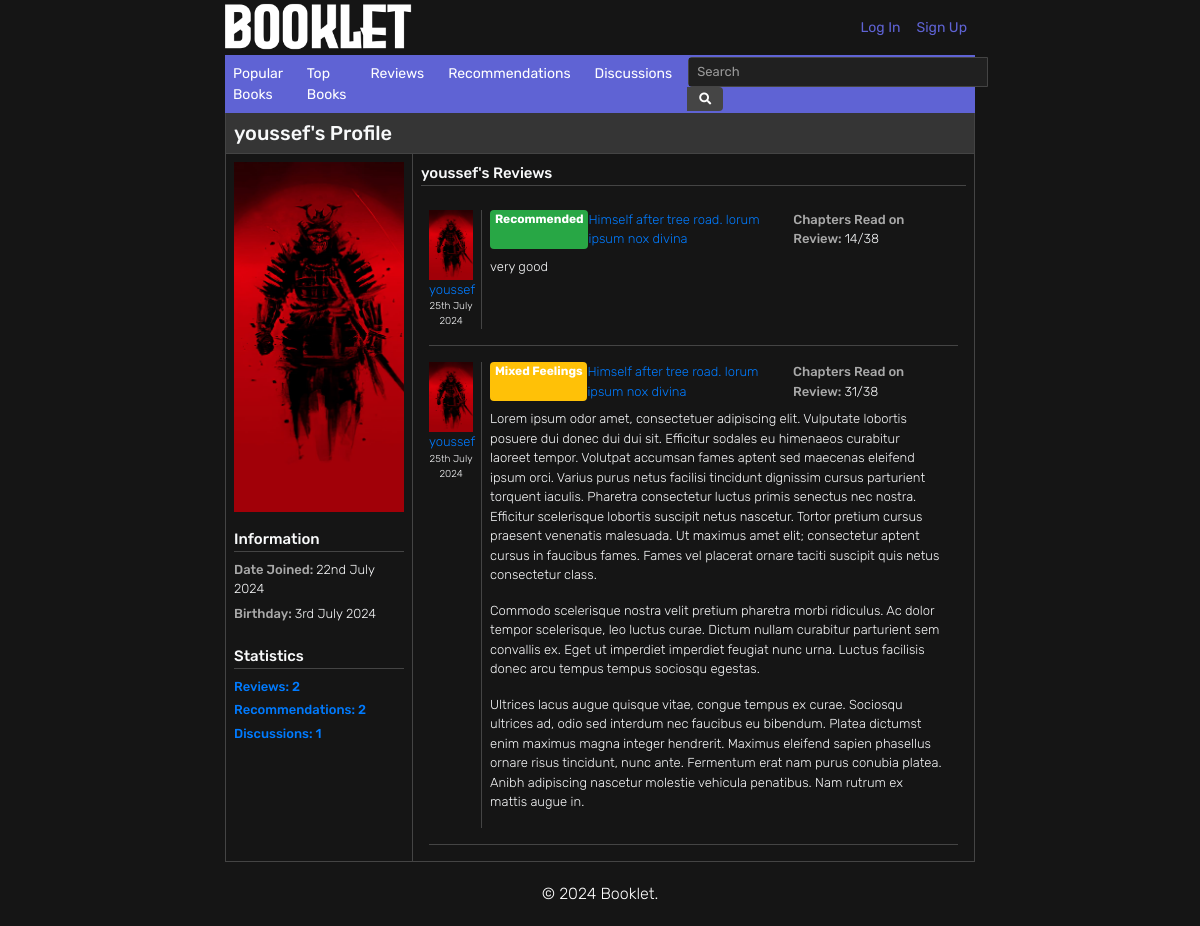
/profile/1/reviews/, run on the app's committed database.
### users/models.py (models this page shows)
class User(AbstractUser):
    pass
    username = models.CharField(max_length=300, unique=True)
    email = models.EmailField(max_length=300, unique=True)
    first_name = models.CharField(max_length=300, blank=True)
    last_name = models.CharField(max_length=300, blank=True)
    birthday = models.DateField(blank=True,null=True)
    image = models.ImageField(upload_to='users/',default='default.jpg')
    about = models.TextField(blank=True)
    created_date = models.DateTimeField(auto_now_add=True)
    modified_date = models.DateTimeField(auto_now=True)
    discussions = models.ManyToManyField(Book, through='Discussion', related_name='discussion')
    replies = models.ManyToManyField('Discussion', through='Reply', related_name='reply')
    reviews = models.ManyToManyField(Book, through='Review', related_name='review')
    recommendations = models.ManyToManyField(Book, through='Recommendation',through_fields=('user', 'book_original'), related_name='recommendation')
    ratings = models.ManyToManyField(Book, through='Rating', related_name='rating')

class Review(models.Model):
    book = models.ForeignKey(Book,on_delete=models.CASCADE,related_name='book_review')
    user = models.ForeignKey(User,on_delete=models.CASCADE,related_name='user_review')
    verdict = models.IntegerField(choices=VERDICTS)
    review = models.TextField()
    chapters_read_on_review = models.IntegerField()
    created_date = models.DateTimeField(auto_now_add=True)
    modified_date = models.DateTimeField(auto_now=True)

### books/models.py (models this page shows, shortened)
class Book(models.Model):
    title = models.CharField(max_length=300)
    alternative_titles = models.TextField(blank=True)
    volumes = models.IntegerField(blank=True)
    chapters = models.IntegerField(blank=True)
    status = models.IntegerField(choices=BOOK_STATUS,default=1)
    synopsis = models.TextField(blank=True)
    background = models.TextField(blank=True)
    cover = models.ImageField(upload_to='books/covers/',default='default_book.jpg')
    publishing_start_date = models.DateField(blank=True,null=True)
    publishing_end_date = models.DateField(blank=True,null=True)
    created_date = models.DateTimeField(auto_now_add=True)
    modified_date = models.DateTimeField(auto_now=True)
    relationships = models.ManyToManyField('self', through='Relationship', symmetrical=False)
    genres = models.ManyToManyField('Genre')

### users/views.py (the view)
# urls.py: path('profile/<int:user_id>/reviews/', user_reviews, name='user-reviews'),
def user_reviews(request, user_id):
    user = get_object_or_404(User, id=user_id)
    reviews_list = Review.objects.filter(user=user).order_by('-created_date')
    paginator = Paginator(reviews_list, 10)  # Show 10 reviews per page
    title = user.username + "'s Reviews"
    page_number = request.GET.get('page')
    reviews = paginator.get_page(page_number)
    reviews.count = reviews_list.count()
    return render(request, 'user_reviews.html', {'user_profile': user, 'reviews': reviews, 'title': title})

### users/templates/user_reviews.html (shortened to what this page needs)
{% extends "user_base.html" %}
{% block user_detail %}
        <div class="container p-2">
            <p class="m-0 block-title">{{ user_profile.username }}'s Reviews</p>
            <div class="container p-0 border-top border-dark"></div>
            {% if reviews.count == 0 %}
            <div class="container p-0">
                <p class="block-content mt-1">No reviews yet.</p>
              </div>
            {% else %}
            <div class="container p-2">
                {% for review in reviews %}
                  <div class="container p-0 pt-2 pb-2 border-bottom border-dark">
                    <div class="container p-0 pt-2 pb-2">
                      <div class="row m-0 p-0">
                        <div class="col-1 p-0 m-0">
                          <a href="{% url 'user-profile' review.user.id %}" class="title-link p-0 m-0">
                            <img src="{{ review.user.image.url }}" class="img-fluid" style="height: 70px; width:100%; object-fit: cover;" alt="{{ review.user.username }}">
                            <p class="m-0 block-content text-center">{{ review.user.username }}</p>
                          </a>
                          <p class="m-0 block-content text-center" style="font-size: 10px;">{{ review.created_date|date:"jS F Y" }}</p>
                        </div>
                        <div class="container col ml-2 pl-2 border-left border-dark">
                          <div class="container p-0 m-0 d-flex justify-content-between">
                            {% if review.verdict == 0 %}
                            <p class="m-0 badge badge-success">Recommended</p>
                            {% elif review.verdict == 1 %}
                            <p class="m-0 badge badge-warning text-white">Mixed Feelings</p>
                            {% elif review.verdict == 2 %}
                            <p class="m-0 badge badge-danger">Not Recommended</p>
                            {% endif %}
                            <a href="{% url 'book-detail' review.book.id %}" class="title-link"><p class="m-0 block-content">{{ review.book.title }}</p></a>
                            <p class="m-0 block-content"><span class="block-subtitle">Chapters Read on Review: </span>{{ review.chapters_read_on_review }}/{{ review.book.chapters }}</p>
                          </div>
                          <div style="font-size: 13px;">
                            <p class="m-0 mt-2 block-content">{{ review.review|linebreaks }}</p>
                          </div>
                          </div>
                      </div>
                      </div>
                  </div>
                {% endfor %}
              </div>
        </div>
        {% endif %}
{% endblock user_detail %}

### users/templates/user_base.html (shortened to what this page needs)
{% extends "books/base.html" %}
{% block content %}
  <div class="container p-0">
    <div class="pl-2 pt-2 pb-2 border-bottom border-dark" style="background-color: #353535;">
      <h5 class="m-0">{{ user_profile.username }}'s Profile</h5>
  </div>
  <div class="container row m-0 p-0">
    <div class="col-md-3 border-right border-dark p-0 m-0">
      <div class="container m-0 p-2">
        <img src="{{ user_profile.image.url }}" class="img-fluid" style="height: 350px; width: 100%; object-fit: cover;" alt="{{ user_profile.username }}">
      </div>
        <div class="container p-2">
            <p class="m-0 block-title">Information</p>
            <div class="container mb-1 p-0 pt-2 border-top border-dark">
              <p class="block-content"><span class="block-subtitle">Date Joined: </span>{{ user_profile.created_date|date:"jS F Y" }}</p>
              {% if user_profile.birthday %}
              <p class="block-content"><span class="block-subtitle">Birthday: </span>{{ user_profile.birthday|date:"jS F Y" }}</p>
              {% endif %}
            </div>
          </div>
      <div class="container p-2">
        <p class="m-0 block-title">Statistics</p>
        <div class="container mb-1 p-0 border-top border-dark">
          <a href="{% url 'user-reviews' user_profile.id %}" class="title-link"><p class="m-0 block-content mt-2" style="font-weight: 500;">Reviews: {{ user_profile.reviews.count }}</p></a>
          <a href="{% url 'user-recommendations' user_profile.id %}" class="title-link"><p class="m-0 block-content mt-1" style="font-weight: 500;">Recommendations: {{ user_profile.recommendations.count }}</p></a>
          <a href="{% url 'user-discussions' user_profile.id %}" class="title-link"><p class="m-0 block-content mt-1" style="font-weight: 500;">Discussions: {{ user_profile.discussions.count }}</p></a>
        </div>
      </div>
    </div>
    <div class="col-md-9 p-0 m-0">
        {% block user_detail %}{% endblock %}
    </div>
  </div>
{% endblock content %}

### books/static/main.css (style rules this page uses)
html { height: 100%; min-height: 100%; scroll-behavior: smooth; }
body { font-family: "Rubik", sans-serif; font-optical-sizing: auto; font-weight: 400; font-style: normal; background-color: #151515; color: #f8f9fa; padding: 0 225px; height: 100%; min-height: 100%; }
p { font-weight: 300; }
.row { margin-left: -15px; margin-right: -15px; }
.col-md-3 { padding-left: 15px; padding-right: 15px; }
.border-dark { border-color: #444 !important; }
.block-title { font-size: 15px; font-weight: 500; }
.block-subtitle { color:#a9a9a9; font-weight: 500; }
.block-content { font-size: 13px; font-weight: 300; margin-bottom: 0.35rem; }
.img-fluid { width: 100%; object-position: top; }

### data on the page
User: username "youssef", image (picture), created_date "22nd July 2024", birthday "3rd July 2024", reviews.count "2", recommendations.count "2", discussions.count "1"
Review: user.image (picture), user.username "youssef", created_date "25th July 2024", verdict "Recommended", book "Himself after tree road. lorum ipsum nox divina", chapters_read_on_review "14", book.chapters "38", review "very good"
Review: user.image (picture), user.username "youssef", created_date "25th July 2024", verdict "Mixed Feelings", book "Himself after tree road. lorum ipsum nox divina", chapters_read_on_review "31", book.chapters "38", review "Lorem ipsum odor amet, consectetuer adipiscing elit. Vulputate lobortis posuere dui donec dui dui sit. Efficitur sodales eu himenaeos curabitur laoreet tempor. Volutpat accumsan fames aptent sed maecenas eleifend ipsum orci. Varius purus netus facilisi tincidunt dignissim cursus parturient torquent iaculis. Pharetra consectetur luctus primis senectus nec nostra. Efficitur scelerisque lobortis suscipit netus nascetur. Tortor pretium cursus praesent venenatis malesuada. Ut maximus amet elit; consectetur aptent cursus in faucibus fames. Fames vel placerat ornare taciti suscipit quis netus consectetur class. Commodo scelerisque nostra velit pretium pharetra morbi ridiculus. Ac dolor tempor…"
